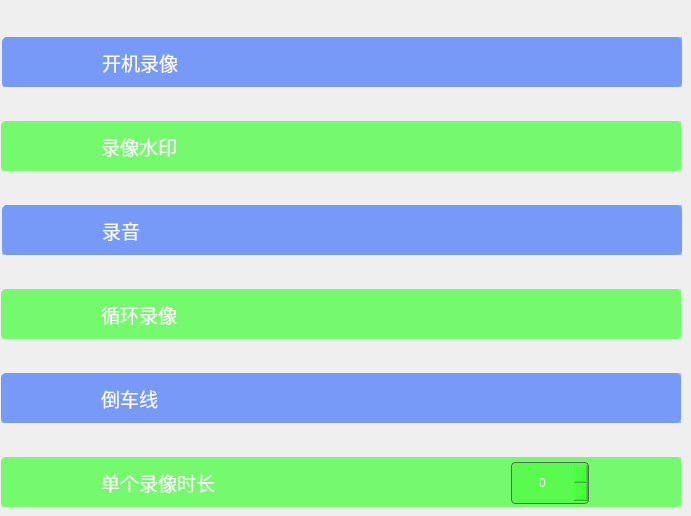
   <widget class="QWidget" name="DvrsettingPage">
    <widget class="QWidget" name="widget_9" native="true">
     <property name="geometry">
      <rect>
       <x>2</x>
       <y>37</y>
       <width>680</width>
       <height>50</height>
      </rect>
     </property>
     <property name="minimumSize">
      <size>
       <width>680</width>
       <height>49</height>
      </size>
     </property>
     <property name="maximumSize">
      <size>
       <width>680</width>
       <height>50</height>
      </size>
     </property>
     <property name="styleSheet">
      <string notr="true">background-color: rgba(49, 104, 255, 100);
border-radius:5px;</string>
     </property>
     <widget class="QWidget" name="layoutWidget">
      <property name="geometry">
       <rect>
        <x>0</x>
        <y>0</y>
        <width>690</width>
        <height>52</height>
       </rect>
      </property>
      <layout class="QHBoxLayout" name="horizontalLayout">
       <property name="spacing">
        <number>260</number>
       </property>
       <property name="leftMargin">
        <number>100</number>
       </property>
       <property name="rightMargin">
        <number>100</number>
       </property>
       <item>
        <widget class="QLabel" name="label_2">
         <property name="minimumSize">
          <size>
           <width>150</width>
           <height>50</height>
          </size>
         </property>
         <property name="maximumSize">
          <size>
           <width>150</width>
           <height>50</height>
          </size>
         </property>
         <property name="styleSheet">
          <string notr="true">color:white;
background-color:rgba(255,255,255,0);</string>
         </property>
         <property name="text">
          <string>&lt;html&gt;&lt;head/&gt;&lt;body&gt;&lt;p&gt;&lt;span style=&quot; font-size:14pt;&quot;&gt;开机录像&lt;/span&gt;&lt;/p&gt;&lt;/body&gt;&lt;/html&gt;</string>
         </property>
        </widget>
       </item>
       <item>
        <widget class="QWidget" name="recordSettingWidget" native="true">
         <property name="minimumSize">
          <size>
           <width>78</width>
           <height>42</height>
          </size>
         </property>
         <property name="maximumSize">
          <size>
           <width>78</width>
           <height>42</height>
          </size>
         </property>
         <property name="styleSheet">
          <string notr="true">background-color: rgba(255, 255, 255,0);
</string>
         </property>
        </widget>
       </item>
      </layout>
     </widget>
    </widget>
    <widget class="QWidget" name="widget_10" native="true">
     <property name="geometry">
      <rect>
       <x>1</x>
       <y>121</y>
       <width>680</width>
       <height>50</height>
      </rect>
     </property>
     <property name="minimumSize">
      <size>
       <width>680</width>
       <height>50</height>
      </size>
     </property>
     <property name="maximumSize">
      <size>
       <width>680</width>
       <height>50</height>
      </size>
     </property>
     <property name="styleSheet">
      <string notr="true">background-color: rgba(47, 255, 33, 100);
border-radius:5px;</string>
     </property>
     <widget class="QWidget" name="layoutWidget">
      <property name="geometry">
       <rect>
        <x>0</x>
        <y>0</y>
        <width>690</width>
        <height>52</height>
       </rect>
      </property>
      <layout class="QHBoxLayout" name="horizontalLayout_2">
       <property name="spacing">
        <number>260</number>
       </property>
       <property name="leftMargin">
        <number>100</number>
       </property>
       <property name="rightMargin">
        <number>100</number>
       </property>
       <item>
        <widget class="QLabel" name="label_5">
         <property name="minimumSize">
          <size>
           <width>150</width>
           <height>50</height>
          </size>
         </property>
         <property name="styleSheet">
          <string notr="true">color:white;
background-color:rgba(255,255,255,0);</string>
         </property>
         <property name="text">
          <string>&lt;html&gt;&lt;head/&gt;&lt;body&gt;&lt;p&gt;&lt;span style=&quot; font-size:14pt;&quot;&gt;录像水印&lt;/span&gt;&lt;/p&gt;&lt;/body&gt;&lt;/html&gt;</string>
         </property>
        </widget>
       </item>
       <item>
        <widget class="QWidget" name="watermarkSettingWidget" native="true">
         <property name="minimumSize">
          <size>
           <width>78</width>
           <height>42</height>
          </size>
         </property>
         <property name="maximumSize">
          <size>
           <width>78</width>
           <height>42</height>
          </size>
         </property>
         <property name="styleSheet">
          <string notr="true">background-color: rgba(255, 255, 255,0);
</string>
         </property>
        </widget>
       </item>
      </layout>
     </widget>
    </widget>
    <widget class="QWidget" name="widget_11" native="true">
     <property name="geometry">
      <rect>
       <x>1</x>
       <y>457</y>
       <width>680</width>
       <height>50</height>
      </rect>
     </property>
     <property name="minimumSize">
      <size>
       <width>680</width>
       <height>50</height>
      </size>
     </property>
     <property name="maximumSize">
      <size>
       <width>680</width>
       <height>50</height>
      </size>
     </property>
     <property name="styleSheet">
      <string notr="true">background-color: rgba(47, 255, 33, 100);
border-radius:5px;</string>
     </property>
     <widget class="QWidget" name="layoutWidget">
      <property name="geometry">
       <rect>
        <x>0</x>
        <y>0</y>
        <width>690</width>
        <height>52</height>
       </rect>
      </property>
      <layout class="QHBoxLayout" name="horizontalLayout_6">
       <property name="spacing">
        <number>260</number>
       </property>
       <property name="leftMargin">
        <number>100</number>
       </property>
       <property name="rightMargin">
        <number>100</number>
       </property>
       <item>
        <widget class="QLabel" name="label_9">
         <property name="minimumSize">
          <size>
           <width>150</width>
           <height>50</height>
          </size>
         </property>
         <property name="maximumSize">
          <size>
           <width>150</width>
           <height>50</height>
          </size>
         </property>
         <property name="styleSheet">
          <string notr="true">color:white;
background-color:rgba(255,255,255,0);</string>
         </property>
         <property name="text">
          <string>&lt;html&gt;&lt;head/&gt;&lt;body&gt;&lt;p&gt;&lt;span style=&quot; font-size:14pt;&quot;&gt;单个录像时长&lt;/span&gt;&lt;/p&gt;&lt;/body&gt;&lt;/html&gt;</string>
         </property>
        </widget>
       </item>
       <item>
        <widget class="QSpinBox" name="spinBox">
         <property name="minimumSize">
          <size>
           <width>78</width>
           <height>42</height>
          </size>
         </property>
         <property name="maximumSize">
          <size>
           <width>78</width>
           <height>42</height>
          </size>
         </property>
         <property name="styleSheet">
          <string notr="true">QSpinBox::up-button {subcontrol-origin:border;subcontrol-position:right;image:url(:/images/cameraIcons/rightarrowNormal.png) ;width: 17px;height: 32px;}


QSpinBox::down-button:pressed{subcontrol-position:left;image: url(:/images/cameraIcons/leftarrowPressed.png);width: 17px;height: 32px;}
QSpinBox::down-button {subcontrol-origin:border;subcontrol-position:left;image:url(:/images/cameraIcons/leftarrowNormal.png);width: 17px;height: 32px;}
QSpinBox::down-button:enabled:hover {background: rgb(255, 255, 255, 30);}
QSpinBox::up-button:enabled:hover {background: rgb(255, 255, 255, 30);}
QSpinBox::up-button:pressed{subcontrol-origin:border;subcontrol-position:right;image: url(:/images/cameraIcons/rightarrowPressed.png); width: 17px;height: 32px;}

QSpinBox{border: 1px solid rgb(100, 100, 100);text-align: center; border-radius: 4px;color:rgb(255,255,255);}</string>
         </property>
         <property name="alignment">
          <set>Qt::AlignCenter</set>
         </property>
        </widget>
       </item>
      </layout>
     </widget>
    </widget>
    <widget class="QWidget" name="widget_12" native="true">
     <property name="geometry">
      <rect>
       <x>2</x>
       <y>205</y>
       <width>680</width>
       <height>50</height>
      </rect>
     </property>
     <property name="minimumSize">
      <size>
       <width>680</width>
       <height>50</height>
      </size>
     </property>
     <property name="maximumSize">
      <size>
       <width>680</width>
       <height>50</height>
      </size>
     </property>
     <property name="styleSheet">
      <string notr="true">background-color: rgba(49, 104, 255, 100);
border-radius:5px;</string>
     </property>
     <widget class="QWidget" name="layoutWidget">
      <property name="geometry">
       <rect>
        <x>0</x>
        <y>0</y>
        <width>690</width>
        <height>52</height>
       </rect>
      </property>
      <layout class="QHBoxLayout" name="horizontalLayout_3">
       <property name="spacing">
        <number>260</number>
       </property>
       <property name="leftMargin">
        <number>100</number>
       </property>
       <property name="rightMargin">
        <number>100</number>
       </property>
       <item>
        <widget class="QLabel" name="label_6">
         <property name="minimumSize">
          <size>
           <width>150</width>
           <height>50</height>
          </size>
         </property>
         <property name="maximumSize">
          <size>
           <width>150</width>
           <height>50</height>
          </size>
         </property>
         <property name="styleSheet">
          <string notr="true">color:white;
background-color:rgba(255,255,255,0);</string>
         </property>
         <property name="text">
          <string>&lt;html&gt;&lt;head/&gt;&lt;body&gt;&lt;p&gt;&lt;span style=&quot; font-size:14pt;&quot;&gt;录音&lt;/span&gt;&lt;/p&gt;&lt;/body&gt;&lt;/html&gt;</string>
         </property>
        </widget>
       </item>
       <item>
        <widget class="QWidget" name="recordAudioSettingWidget" native="true">
         <property name="minimumSize">
          <size>
           <width>78</width>
           <height>42</height>
          </size>
         </property>
         <property name="maximumSize">
          <size>
           <width>78</width>
           <height>42</height>
          </size>
         </property>
         <property name="styleSheet">
          <string notr="true">background-color: rgba(255, 255, 255,0);</string>
         </property>
        </widget>
       </item>
      </layout>
     </widget>
    </widget>
    <widget class="QWidget" name="widget_13" native="true">
     <property name="geometry">
      <rect>
       <x>1</x>
       <y>289</y>
       <width>680</width>
       <height>50</height>
      </rect>
     </property>
     <property name="minimumSize">
      <size>
       <width>680</width>
       <height>50</height>
      </size>
     </property>
     <property name="maximumSize">
      <size>
       <width>680</width>
       <height>50</height>
      </size>
     </property>
     <property name="styleSheet">
      <string notr="true">background-color: rgba(47, 255, 33, 100);
border-radius:5px;</string>
     </property>
     <widget class="QWidget" name="layoutWidget">
      <property name="geometry">
       <rect>
        <x>0</x>
        <y>0</y>
        <width>690</width>
        <height>52</height>
       </rect>
      </property>
      <layout class="QHBoxLayout" name="horizontalLayout_4">
       <property name="spacing">
        <number>260</number>
       </property>
       <property name="leftMargin">
        <number>100</number>
       </property>
       <property name="rightMargin">
        <number>100</number>
       </property>
       <item>
        <widget class="QLabel" name="label_7">
         <property name="minimumSize">
          <size>
           <width>150</width>
           <height>50</height>
          </size>
         </property>
         <property name="maximumSize">
          <size>
           <width>150</width>
           <height>50</height>
          </size>
         </property>
         <property name="styleSheet">
          <string notr="true">color:white;
background-color:rgba(255,255,255,0);</string>
         </property>
         <property name="text">
          <string>&lt;html&gt;&lt;head/&gt;&lt;body&gt;&lt;p&gt;&lt;span style=&quot; font-size:14pt;&quot;&gt;循环录像&lt;/span&gt;&lt;/p&gt;&lt;/body&gt;&lt;/html&gt;</string>
         </property>
        </widget>
       </item>
       <item>
        <widget class="QWidget" name="loopRecordSettingWidget" native="true">
         <property name="minimumSize">
          <size>
           <width>78</width>
           <height>42</height>
          </size>
         </property>
         <property name="maximumSize">
          <size>
           <width>78</width>
           <height>42</height>
          </size>
         </property>
         <property name="styleSheet">
          <string notr="true">background-color: rgba(255, 255, 255,0);</string>
         </property>
        </widget>
       </item>
      </layout>
     </widget>
    </widget>
    <widget class="QWidget" name="widget_14" native="true">
     <property name="geometry">
      <rect>
       <x>1</x>
       <y>373</y>
       <width>680</width>
       <height>50</height>
      </rect>
     </property>
     <property name="minimumSize">
      <size>
       <width>680</width>
       <height>50</height>
      </size>
     </property>
     <property name="maximumSize">
      <size>
       <width>680</width>
       <height>50</height>
      </size>
     </property>
     <property name="styleSheet">
      <string notr="true">background-color: rgba(49, 104, 255, 100);
border-radius:5px;</string>
     </property>
     <widget class="QWidget" name="layoutWidget">
      <property name="geometry">
       <rect>
        <x>0</x>
        <y>0</y>
        <width>690</width>
        <height>52</height>
       </rect>
      </property>
      <layout class="QHBoxLayout" name="horizontalLayout_5">
       <property name="spacing">
        <number>260</number>
       </property>
       <property name="leftMargin">
        <number>100</number>
       </property>
       <property name="rightMargin">
        <number>100</number>
       </property>
       <item>
        <widget class="QLabel" name="label_8">
         <property name="minimumSize">
          <size>
           <width>150</width>
           <height>50</height>
          </size>
         </property>
         <property name="maximumSize">
          <size>
           <width>150</width>
           <height>50</height>
          </size>
         </property>
         <property name="styleSheet">
          <string notr="true">color:white;
background-color:rgba(255,255,255,0);</string>
         </property>
         <property name="text">
          <string>&lt;html&gt;&lt;head/&gt;&lt;body&gt;&lt;p&gt;&lt;span style=&quot; font-size:14pt;&quot;&gt;倒车线&lt;/span&gt;&lt;/p&gt;&lt;/body&gt;&lt;/html&gt;</string>
         </property>
        </widget>
       </item>
       <item>
        <widget class="QWidget" name="reverseLineSettingWidget" native="true">
         <property name="minimumSize">
          <size>
           <width>78</width>
           <height>42</height>
          </size>
         </property>
         <property name="maximumSize">
          <size>
           <width>78</width>
           <height>42</height>
          </size>
         </property>
         <property name="styleSheet">
          <string notr="true">background-color: rgba(255, 255, 255,0);</string>
         </property>
        </widget>
       </item>
      </layout>
     </widget>
    </widget>
   </widget>
